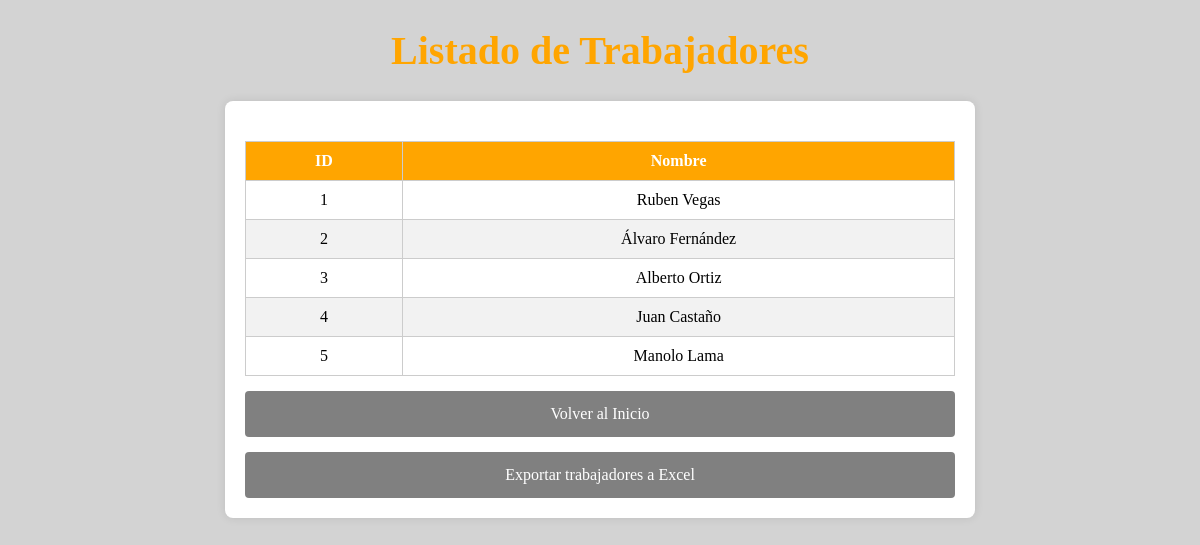
/estadisticasTrabajadores/, run on the app's committed database.
### pda/models.py (models this page shows, shortened)
class Trabajador(models.Model):
    nombre=models.TextField(null=True,blank=True)
    apellidos=models.TextField(null=True,blank=True)

### pda/views.py (the view)
# urls.py: path('estadisticasTrabajadores/', lista_trabajadores),
def lista_trabajadores(request):
    trabajadores = Trabajador.objects.all()
    return render(request, 'lista_trabajadores.html', {'trabajadores_lista': trabajadores})

### templates/lista_trabajadores.html (shortened to what this page needs)
<!DOCTYPE html>
<html lang="en">
<head>
</head>
<body>
    <h1>Listado de Trabajadores</h1>
    <div class="container">
        <div class="form-container">
            <table>
                <thead>
                    <tr>
                        <th>ID</th>
                        <th>Nombre</th>
                    </tr>
                </thead>
                <tbody>
                    {% for t in trabajadores_lista %}
                    <tr>
                        <td>
                            {% if t.id %}
                            <a href="{% url 'estadisticas_trabajador' t.id %}">{{ t.id }}</a>
                            {% else %}
                            <span>Sin ID</span>
                            {% endif %}
                        </td>
                        <td>{{ t.nombre }} {{t.apellidos}}</td>
                    </tr>
                    {% endfor %}
                </tbody>
            </table>
            <a class="aPer" href="/paginaInicial/">Volver al Inicio</a>
            <a href="{% url 'exportar_trabajadores' %}" class="aPer">Exportar trabajadores a Excel</a>
        </div>
    </div>
</body>
</html>

### templates/lista_trabajadores.html (style rules this page uses)
body { background-color: lightgrey; }
h1 { text-align: center; color: orange; font-size: 40px; }
.container { display: flex; justify-content: center; margin-top: 20px; }
.form-container { background-color: white; padding: 20px; border-radius: 8px; box-shadow: 0 0 10px rgba(0, 0, 0, 0.1); width: 60%; }
.aPer { text-decoration: none; color: white; display: block; background-color: grey; padding: 14px 20px; text-align: center; margin-top: 15px; width: 100%; box-sizing: border-box; border-radius: 4px; }
a { color: inherit; text-decoration: none; background: none; border: none; }
table { width: 100%; border-collapse: collapse; margin-top: 20px; }
th, td { border: 1px solid #ccc; padding: 10px; text-align: center; }
th { background-color: orange; color: white; }
tr:nth-child(even) { background-color: #f2f2f2; }

### data on the page
Trabajador: id "1", nombre "Ruben", apellidos "Vegas"
Trabajador: id "2", nombre "Álvaro", apellidos "Fernández"
Trabajador: id "3", nombre "Alberto", apellidos "Ortiz"
Trabajador: id "4", nombre "Juan", apellidos "Castaño"
Trabajador: id "5", nombre "Manolo", apellidos "Lama"
